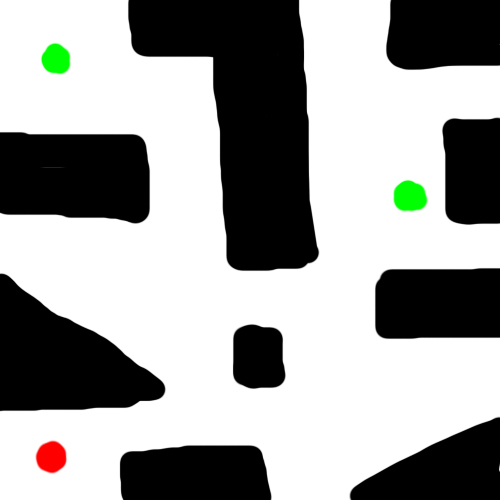
#> input picture lab1.bmp, 500 x 500 px
$ python Lab01.py
#> lines starting #> are read from the running program, lines starting #| are printed output that depends on the picture; after the words box and inside, x2 and y2 are one past the last pixel; in counts of white or black regions, pixels touching at a corner belong together
"""
    Laboratorio 1 - Inteligencia Artificial
    José Rodrigo Barrera García
    Resolver un laberinto
    Universidad del Valle de Guatemala
"""
# Importar las librerías necesarias
from PIL import Image
import numpy as np
import matplotlib.pyplot as plt
import a_estrella
import BFS

#Creamos la función que se encargará de leer la imagen
def ReadImage(image):
    # Abrir imagen y convertirla en un array de numpy
#> called with image = './lab1.bmp'
    imagen = Image.open(image)
#> imagen is the input picture: PIL image 500x500 RGB; mean R, G, B 157.7, 158.4, 156.9
    return imagen

#Función que se encargará de analizar los colores de la imagen
def ImageColors(image):

    #Convertimos a array la imagen recibida
    imagen_array = np.array(ReadImage(image))
    #Analizamos cada uno de los colores que contiene la imagen
    red = (imagen_array[:,:,0] == 255) & (imagen_array[:,:,1] == 0) & (imagen_array[:,:,2] == 0)
#> red: shape (500, 500) bool; every value is 0
    green = (imagen_array[:,:,0] == 0) & (imagen_array[:,:,1] == 255) & (imagen_array[:,:,2] == 0)
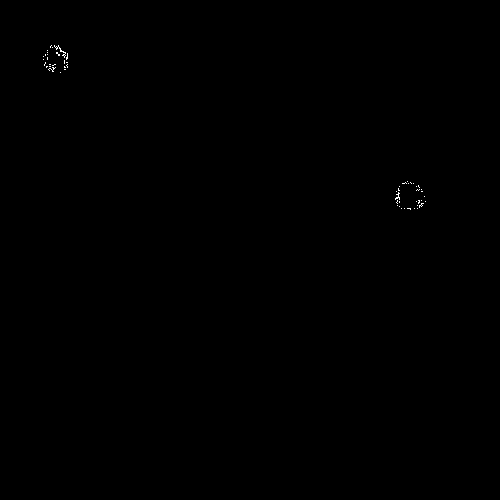
#> green: shape (500, 500) bool; 0.08% white in thin lines or dots, all inside (x1, y1, x2, y2) = (43, 45, 426, 210)
    white = (imagen_array[:,:,0] == 255) & (imagen_array[:,:,1] == 255) & (imagen_array[:,:,2] == 255)
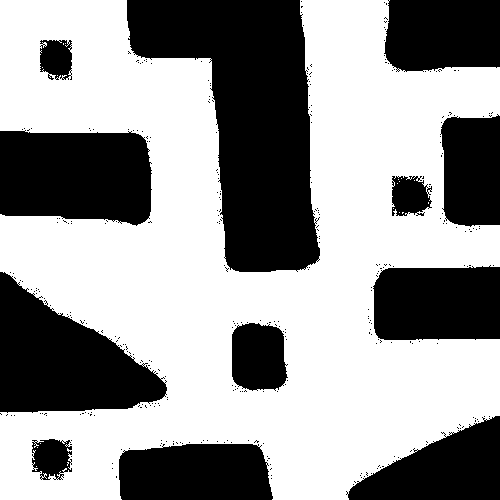
#> white: shape (500, 500) bool; 59.3% white; 347 black regions (335 under 20 px), largest, box (x1, y1, x2, y2) and area: (127, 0, 320, 272) 29580, (0, 272, 167, 413) 13775, (0, 130, 152, 226) 12842
    black = (imagen_array[:,:,0] == 0) & (imagen_array[:,:,1] == 0) & (imagen_array[:,:,2] == 0)
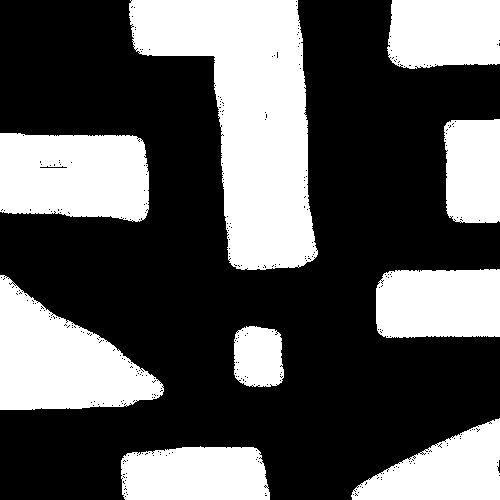
#> black: shape (500, 500) bool; 36.1% white; 9 white regions, largest, box (x1, y1, x2, y2) and area: (129, 0, 318, 270) 27785, (0, 275, 164, 410) 12703, (0, 133, 149, 222) 11871
    #Se detecta el punto de inicio
    start = np.where(red)
#> start = (empty array, empty array)
    #Se detecta el punto final
    finish = list(zip(np.where(green)[0], np.where(green)[1]))
#> finish = 190 pairs, first value 45 to 209, second value 43 to 425

    #Matriz discreta del laberinto
    matrixZeros= np.zeros_like(white, dtype=int)
    matrixZeros[white] = 1

    return finish


#Probando la matriz discreta
print(ImageColors("./lab1.bmp"))

$ run again, with turing.png saved as lab1.bmp
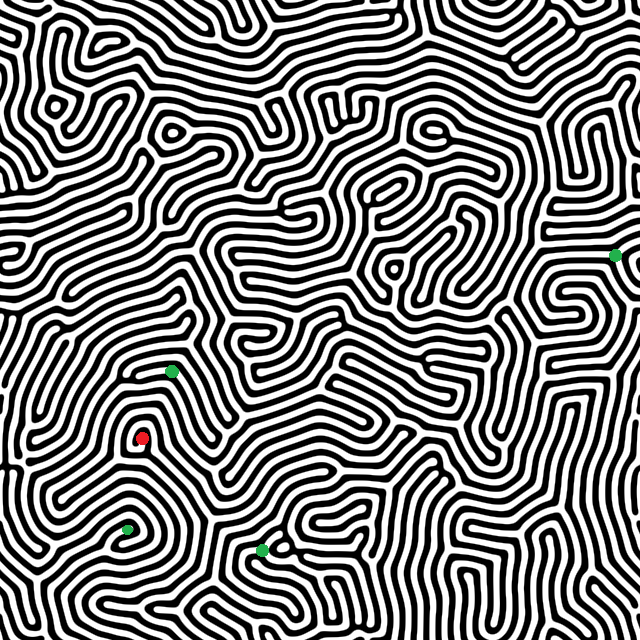
#> input picture turing.png, 640 x 640 px
#> in ReadImage, imagen is the input picture: PIL image 640x640 RGB; mean R, G, B 127.2, 127.3, 127.2
#> red: shape (640, 640) bool; every value is 0
#> in ImageColors, `white = (imagen_array[:,:,0] == 255) & (imagen_array[:,:,1] == 255) & ..`:
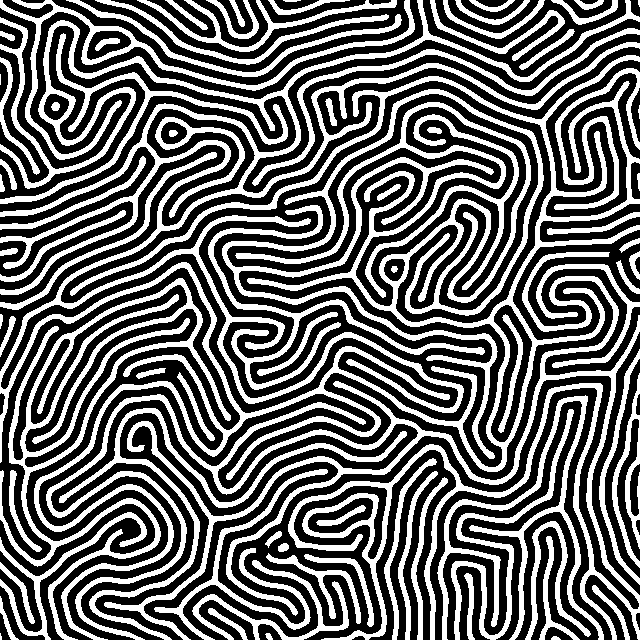
#> white: shape (640, 640) bool; 39.9% white; 83 white regions (4 under 20 px), largest, box (x1, y1, x2, y2) and area: (0, 0, 640, 640) 51399, (46, 252, 640, 640) 23279, (0, 278, 231, 640) 10331
#> in ImageColors, `black = (imagen_array[:,:,0] == 0) & (imagen_array[:,:,1] == 0) & (ima..`:
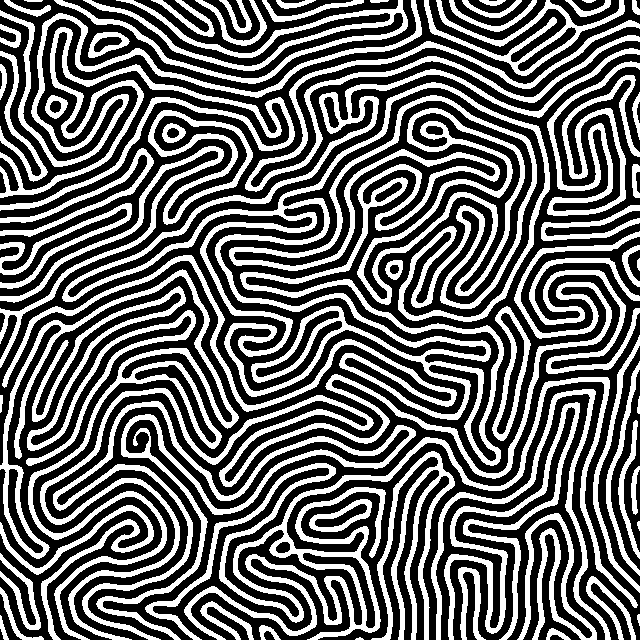
#> black: shape (640, 640) bool; 40.1% white; 68 white regions (1 under 20 px), largest, box (x1, y1, x2, y2) and area: (2, 48, 640, 466) 35128, (145, 377, 638, 640) 13529, (40, 231, 640, 640) 10830
#> start = (empty array, empty array)
#> finish = []
